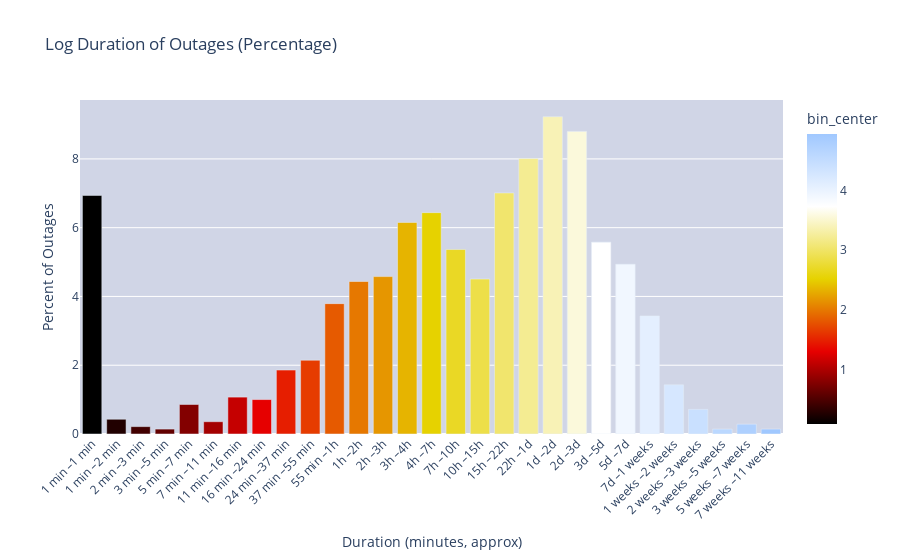

Notebook code for this chart:
### Code cell
duration = outage['duration']
duration = pd.to_numeric(duration, errors='coerce').dropna()
duration = duration[duration > 0]  # log can't handle zero or negative

log_duration = np.log10(duration)
df = pd.DataFrame({'log_duration': log_duration})

# Create bins manually
bin_edges = np.linspace(log_duration.min(), log_duration.max(), 30)
df['bin'] = pd.cut(df['log_duration'], bins=bin_edges, include_lowest=True)
# Calculate counts per bin
bin_counts = df['bin'].value_counts().sort_index()
bin_centers = [interval.mid for interval in bin_counts.index]


hist_df = pd.DataFrame({
    'bin_center': bin_centers,
    'count': bin_counts.values
})
total_outages = df['log_duration'].notna().sum()
hist_df['percent'] = (hist_df['count'] / total_outages) * 100


# Make the minutes human readable 
def human_readable(mins):
    if mins >= (7 * 1440): 
        return f"{round(mins / (7 * 1440))} weeks"
    elif mins >= 1440:
        return f"{round(mins / 1440)}d"
    elif mins >= 60:
        return f"{round(mins / 60)}h"
    else:
        return f"{int(round(mins))} min"

hist_df['bin_label'] = [
    f"{human_readable(10**interval.left)} –{human_readable(10**interval.right)}"
    for interval in bin_counts.index
]

tick_vals = hist_df['bin_center']
tick_text = [f"{int(np.expm1(x))}" for x in tick_vals]

fig = px.bar(
    hist_df,
    x='bin_label',
    y='percent',
    color='bin_center',
    color_continuous_scale=px.colors.sequential.Blackbody,
    labels={'bin_label': 'Duration Range', 'percent': 'Percent of Outages'},
    title='Log Duration of Outages (Percentage)'
)

fig.update_layout(
    plot_bgcolor="#d0d5e6",
    xaxis_title='Duration (minutes, approx)',
    xaxis_tickangle=-45
)

fig.update_traces(
    hovertemplate=
        'Duration Range: %{x}<br>' +
        'Percent of Outages: %{y:.2f}%<extra></extra>'
)

fig.show()

### Figure 1 — Plotly figure (JSON) as saved in the notebook; plotly's stock layout.template omitted (floating-point values rounded to 4 significant figures)
{"data": [{"alignmentgroup": "True", "hovertemplate": "Duration Range: %{x}<br>Percent of Outages: %{y:.2f}%<extra></extra>", "legendgroup": "", "marker": {"color": [0.0865, 0.2605, 0.434, 0.608, 0.7815, 0.955, 1.129, 1.302, 1.476, 1.65, 1.824, 1.997, 2.171, 2.345, 2.518, 2.692, 2.865, 3.039, 3.212, 3.386, 3.56, 3.733, 3.907, 4.081, 4.255, 4.428, 4.602, 4.776, 4.949], "coloraxis": "coloraxis", "pattern": {"shape": ""}}, "name": "", "offsetgroup": "", "orientation": "v", "showlegend": false, "textposition": "auto", "type": "bar", "x": ["1 min –1 min", "1 min –2 min", "2 min –3 min", "3 min –5 min", "5 min –7 min", "7 min –11 min", "11 min –16 min", "16 min –24 min", "24 min –37 min", "37 min –55 min", "55 min –1h", "1h –2h", "2h –3h", "3h –4h", "4h –7h", "7h –10h", "10h –15h", "15h –22h", "22h –1d", "1d –2d", "2d –3d", "3d –5d", "5d –7d", "7d –1 weeks", "1 weeks –2 weeks", "2 weeks –3 weeks", "3 weeks –5 weeks", "5 weeks –7 weeks", "7 weeks –11 weeks"], "xaxis": "x", "y": [6.938, 0.4292, 0.2146, 0.1431, 0.8584, 0.3577, 1.073, 1.001, 1.86, 2.146, 3.791, 4.435, 4.578, 6.152, 6.438, 5.365, 4.506, 7.01, 8.011, 9.227, 8.798, 5.579, 4.936, 3.433, 1.431, 0.7153, 0.1431, 0.2861, 0.1431], "yaxis": "y"}], "layout": {"barmode": "relative", "coloraxis": {"colorbar": {"title": {"text": "bin_center"}}, "colorscale": [[0, "rgb(0,0,0)"], [0.25, "rgb(230,0,0)"], [0.5, "rgb(230,210,0)"], [0.75, "rgb(255,255,255)"], [1, "rgb(160,200,255)"]]}, "legend": {"tracegroupgap": 0}, "plot_bgcolor": "#d0d5e6", "title": {"text": "Log Duration of Outages (Percentage)"}, "xaxis": {"anchor": "y", "domain": [0, 1], "tickangle": -45, "title": {"text": "Duration (minutes, approx)"}}, "yaxis": {"anchor": "x", "domain": [0, 1], "title": {"text": "Percent of Outages"}}}}
